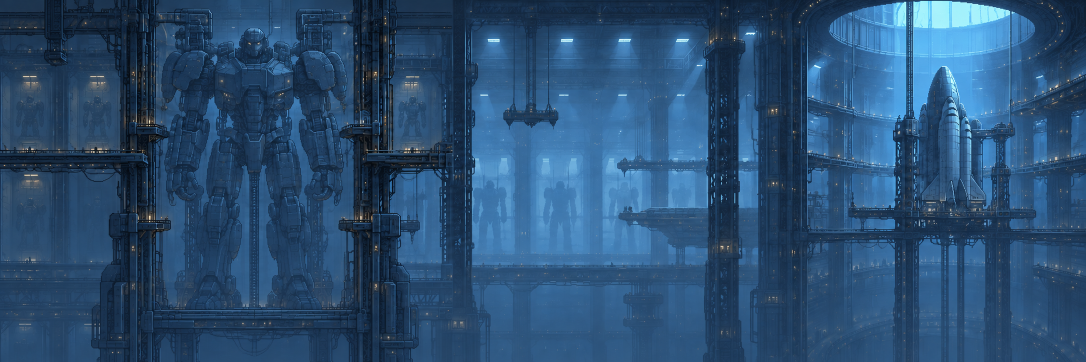
#> input picture assets/art_source/hangar-background.png, 2172 x 724 px (shown at 1/2 size); its folder holds 6 pictures in this run
$ python assemble_hangar_art.py
#> lines starting #> are read from the running program, lines starting #| are printed output that depends on the picture
"""Deterministically assemble generated source art into Godot-sized layers.

Sources are built-in ImageGen outputs, NOT hand-drawn pixel artwork. Resizing,
alpha cleanup, palette reduction and atlas layout are technical postprocessing.
See assets/art_source/README.md for prompts and provenance.
"""

import json
from collections import deque
from pathlib import Path

from PIL import Image


ROOT = Path(__file__).resolve().parents[1]
SOURCE = ROOT / "assets/art_source"
OUT = ROOT / "assets/pixel"


def reduced(image, colors=128):
    """A finite, non-dithered palette prevents noisy subpixel texture at 1x."""
    alpha = image.getchannel("A")
    result = image.convert("RGB").quantize(colors, dither=Image.Dither.NONE).convert("RGBA")
    result.putalpha(alpha)
    return result


def source_image(name):
#> called with name = 'hangar-background.png'
    with Image.open(SOURCE / name) as image:
#> image is the input picture: PIL image 2172x724 RGB; mean R, G, B 42.5, 78.7, 114.7
        return image.convert("RGBA")
#> in reduced, `alpha = image.getchannel("A")`: alpha: PIL image 1440x360 L; every value is 255
#> call 2 of source_image, with name = 'props.png'
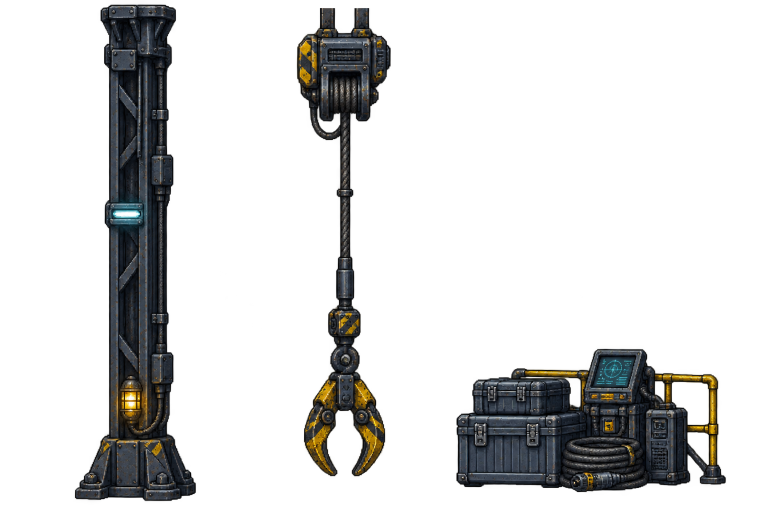
#> input picture assets/art_source/props.png, 1536 x 1024 px (shown at 1/2 size)
#> in source_image, image is the input picture: PIL image 1536x1024 RGBA; mean R, G, B, A 22.2, 21.9, 19.3, 49.1


def prop(sheet, bounds, size):
#> called with bounds = (80, 0, 450, 1024), size = (62, 260)
    image = sheet.crop(bounds)
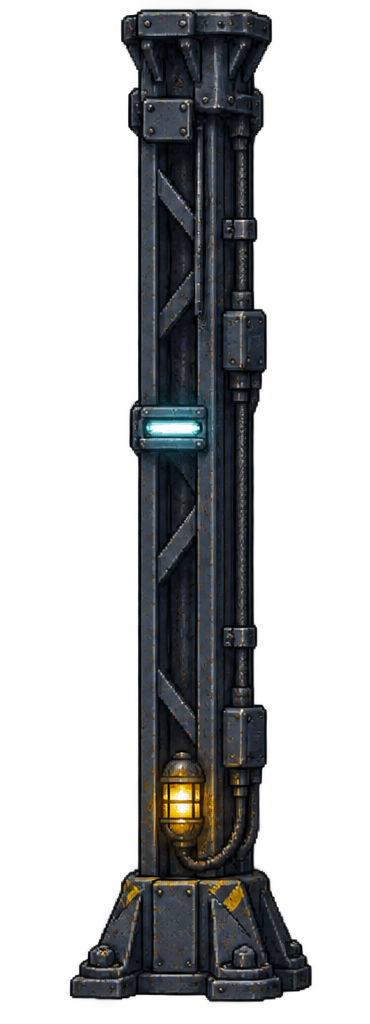
#> image: PIL image 370x1024 RGBA; mean R, G, B, A 27.8, 30, 32.2, 85.9; transparent parts drawn white
    # Ignore extremely faint generator glow when finding the physical object.
    bounds = image.getchannel("A").point(lambda a: 255 if a > 96 else 0).getbbox()
#> bounds = (70, 9, 312, 1002)
    if bounds is None:
        raise ValueError("Empty source prop")
    image = image.crop(bounds).resize(size, Image.Resampling.LANCZOS)
#> image: PIL image 62x260 RGBA
    # ImageGen uses 254 for some solid pixels; keep glows, snap near-solid alpha.
    image.putalpha(image.getchannel("A").point(lambda a: 255 if a >= 245 else a))
    return image


def assemble_environment():
    far = source_image("hangar-background.png").resize((1440, 360), Image.Resampling.LANCZOS)
    reduced(far).save(OUT / "hangar_far.png")

    sheet = source_image("props.png")
    pillar = prop(sheet, (80, 0, 450, 1024), (62, 260))
    crane = prop(sheet, (500, 0, 850, 1024), (46, 172))
#> call 2 of prop, with bounds = (500, 0, 850, 1024), size = (46, 172)
#> in prop (call 2), `image = sheet.crop(bounds)`:
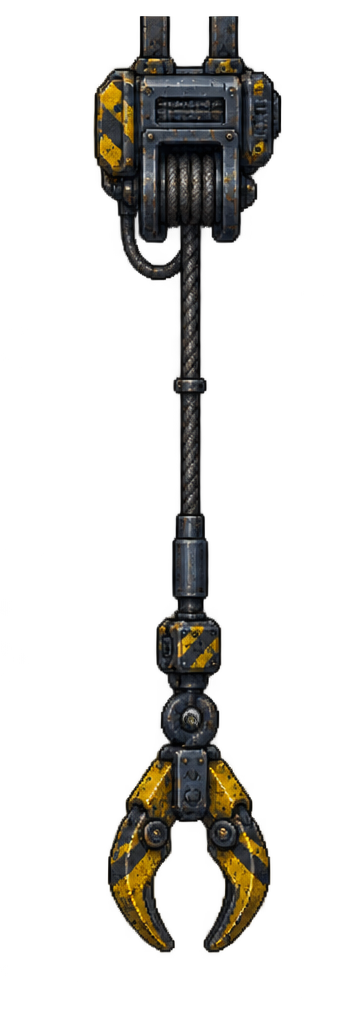
#> image: PIL image 350x1024 RGBA; mean R, G, B, A 32.7, 29.6, 21.8, 46.7; transparent parts drawn white
#> in prop (call 2), `bounds = image.getchannel("A").point(lambda a: 255 if a > 96 else 0).g..`: bounds = (94, 16, 281, 953)
    cases = prop(sheet, (880, 620, 1510, 1024), (100, 54))
#> call 3 of prop, with bounds = (880, 620, 1510, 1024), size = (100, 54)
#> in prop (call 3), `image = sheet.crop(bounds)`:
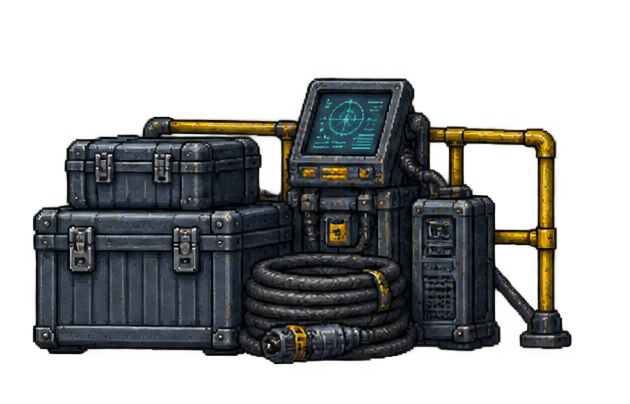
#> image: PIL image 630x404 RGBA; mean R, G, B, A 42.8, 42.4, 35.7, 109.9; transparent parts drawn white
#> in prop (call 3), `bounds = image.getchannel("A").point(lambda a: 255 if a > 96 else 0).g..`: bounds = (33, 78, 572, 364)
    mid = Image.new("RGBA", (1440, 360))
#> mid: PIL image 1440x360 RGBA; every value is 0
    for x in (28, 646, 1300):
        mid.alpha_composite(pillar, (x, -8))
    for x in (166, 989):
        mid.alpha_composite(crane, (x, -16))
    for x in (95, 590, 1188):
        mid.alpha_composite(cases, (x, 198))
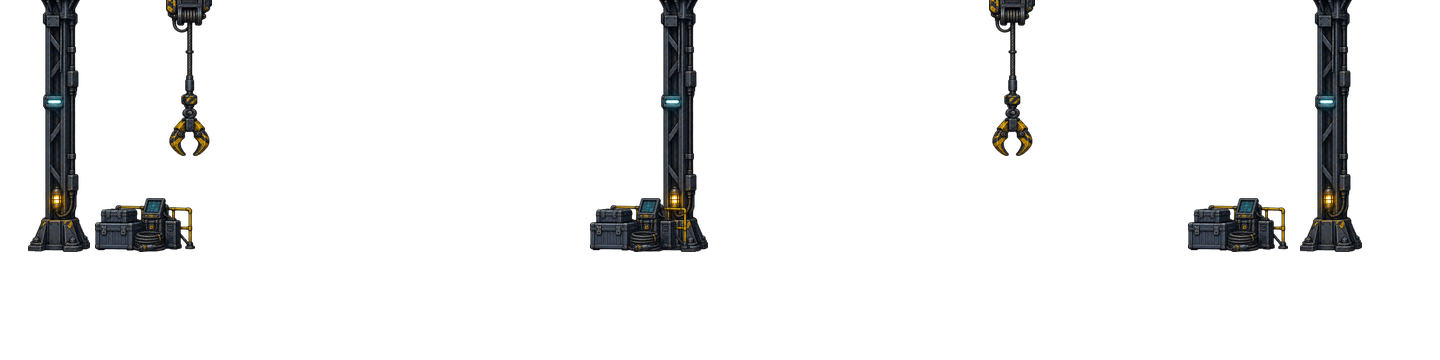
#> mid: PIL image 1440x360 RGBA; mean R, G, B, A 3.8, 4, 3.9, 20.1; transparent parts drawn white
    reduced(mid).save(OUT / "hangar_mid.png")

    # A long source strip repeats only every 720px, beyond one viewport.
    section = source_image("platform.png").resize((720, 240), Image.Resampling.LANCZOS)
#> call 3 of source_image, with name = 'platform.png'
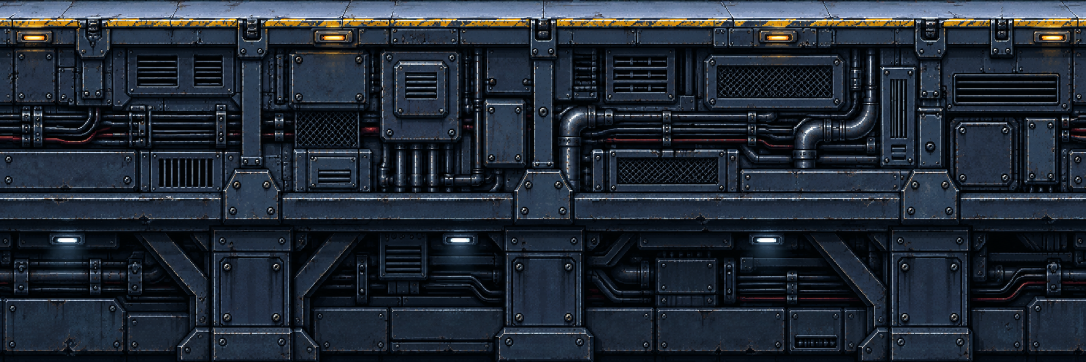
#> input picture assets/art_source/platform.png, 2172 x 724 px (shown at 1/2 size)
#> in source_image, image is the input picture: PIL image 2172x724 RGB; mean R, G, B 33.9, 42.4, 53.4
    section = section.crop((0, 0, 720, 108))
#> section: PIL image 720x108 RGBA
    deck = Image.new("RGBA", (1440, 108))
#> deck: PIL image 1440x108 RGBA; every value is 0
    for x in (0, 720):
        deck.alpha_composite(section, (x, 0))
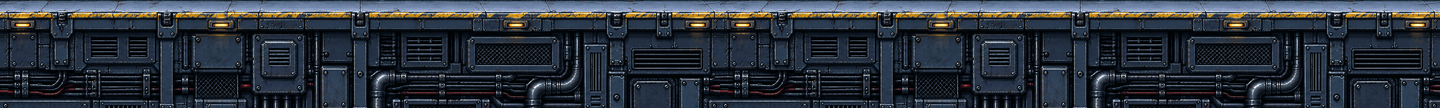
#> deck: PIL image 1440x108 RGBA; mean R, G, B, A 44.3, 52, 62, 255
    reduced(deck).save(OUT / "hangar_deck.png")
#> in reduced (call 3), `alpha = image.getchannel("A")`: alpha: PIL image 1440x108 L; every value is 255


# [74 lines left out: functions assemble_characters, clean_sprite_alpha, not called in this run]


if __name__ == "__main__":
    assemble_environment()
